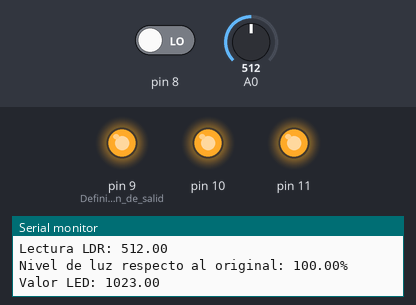
Simulated run of this sketch. Board: Arduino Uno, built with avr-gcc and run on an emulated ATmega328P. On the bench: output pins drawn as LEDs (lit = HIGH), the last lines printed to the serial monitor. Inputs (shaded band) come from the test bench; at power-on: A0 = 512, pin 8 LOW.

Above: at 1.2 s.
1.3 s: A0 set to 0
At 2.5 s:
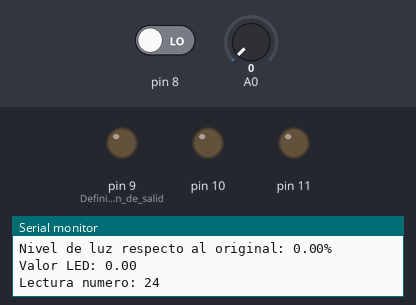
2.9 s: A0 set to 122
At 3.6 s:
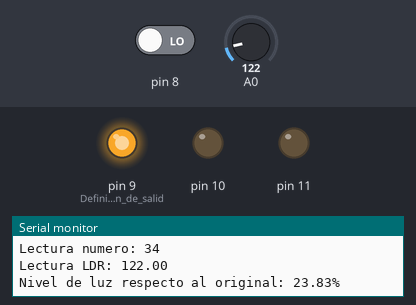
4.5 s: pin 8 driven HIGH
At 5.3 s:
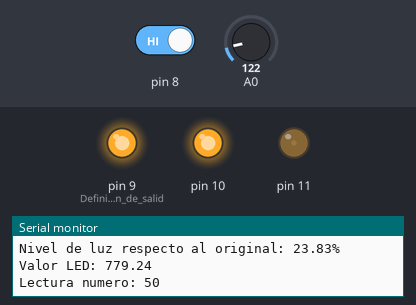
6.0 s: A0 set to 136
At 7.2 s:
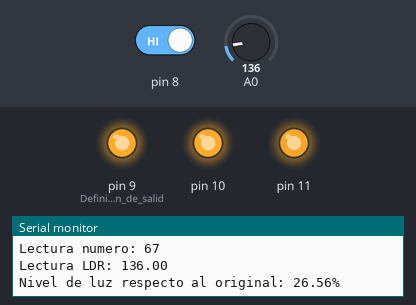
7.7 s: A0 set to 306
At 8.6 s:
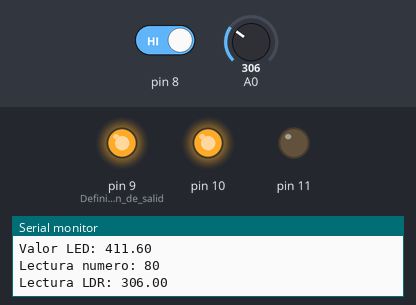
9.3 s: A0 set to 345
At 10.0 s:
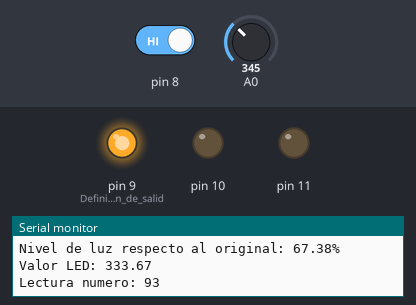
Timing chart, 0 to 11.9 s (numbered marks = the images above; inputs shaded):
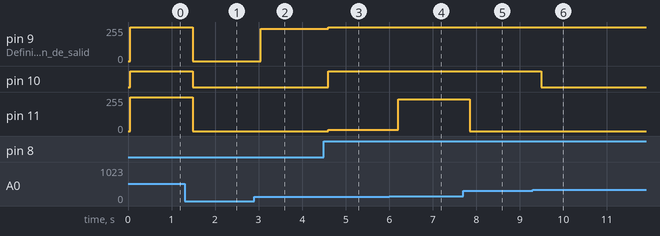

Measured:
- the behaviour switches between 127 and 128 on A0 (found by bisection; images 3 and 4)
- the behaviour switches between 337 and 338 on A0 (found by bisection; images 5 and 6)
- after the input at 1.3 s, pin 9 (Definimos_un_pin_de_salid), pin 11: 255/255 → 0/255 after 0.18 s; pin 10: HIGH → LOW after 0.18 s
- after the input at 2.9 s, pin 9 (Definimos_un_pin_de_salid): 0/255 → 243/255 after 0.15 s
- after the input at 4.5 s, pin 9 (Definimos_un_pin_de_salid): 243/255 → 255/255 after 0.09 s; pin 10: LOW → HIGH after 0.09 s; pin 11: 0/255 → 11/255 after 0.09 s
- after the input at 6.0 s, pin 11: 11/255 → 239/255 after 0.21 s
- after the input at 7.7 s, pin 11: 239/255 → 0/255 after 0.15 s
- after the input at 9.3 s, pin 10: HIGH → LOW after 0.19 s

The sketch:

Graduar_nivel_de_luz_de_3_LEDs_con_LDR.ino
```cpp
//Usando un LDR haremos que 3 LEDs graduen su nivel de brillo en funcion de la luz del ambiente

//A continuacion se declararan las variables que se usaran durante la ejecucion del programa. "int" para enteros, "float" para reales, etc
int n;                  //Numero de repeticiones que hace la placa en el "void loop"
float valor_inicial;    //Primera lectura procedente del LDR. Se usara para que los LEDs graduen su brillo desde el minimo al maximo posibles
float lecturaLDR;       //Dato proveniente del LDR en el "void loop"
float nivel_luz;        //Proporcion de luz actual con respecto al nivel original, conocido gracias a la variable "valor_inicial"
float luz;              //Intensidad de brillo con el que se encenderan los LEDs
int comportamiento;     //Indica lo que hara la placa. Si comportamiento=0, a mayor luz, mayor intensidad de brillo en los LEDs, si comportamiento=1, a mayor luz, menor intensidad de brillo en los LEDs
int estado;             //Estado en el que se encuentra el boton. Si es 0, o LOW, esta abierto, si es 1, o HIGH, esta cerrado
int estadoAnterior=LOW; //Estado anterior del boton. El estado siguiente a este, corresponde con la variable "estado"

void setup() {
  // put your setup code here, to run once:
  Serial.begin(9600); //Iniciamos una pantalla en donde se mostraran los datos que elijamos recopilar desde el puerto USB
  valor_inicial=analogRead(0); //Hace una primera lectura en el pin A0
  Serial.println(valor_inicial); //Imprime por pantalla el valor de esta variable, y despues hace un salto de linea
  pinMode(9, OUTPUT); //Definimos un pin de salida
  pinMode(10, OUTPUT);
  pinMode(11, OUTPUT);
  pinMode(8, INPUT);
  n=0; //Asignamos a esta variable un valor
  comportamiento=0;
}

void loop() {
  // put your main code here, to run repeatedly:
lecturaLDR=analogRead(0); //Asignamos a esta variable la lectura en el pin A0
nivel_luz=lecturaLDR/valor_inicial; //Asignamos en esta variable el resultado de esta operacion
n=n+1;

Serial.print("Lectura numero: ");Serial.println(n);Serial.print("Lectura LDR: ");Serial.println(lecturaLDR);Serial.print("Nivel de luz respecto al original: ");Serial.print(nivel_luz*100);Serial.println("%");Serial.print("Valor LED: ");Serial.println(luz);Serial.println("");

//Importante recordar en los esquemas "if" poner las condiciones entre parentesis"()", y lo que pasa cuando ocurren, entre llaves"{}"
if (nivel_luz>=1) //Si la lectura del LDR es superior a la original, se considerara un nivel de luz maximo
  {
    nivel_luz=1;
  }
if (nivel_luz<=0) //Si la lectura del LDR es inferior a la original, se considerara un nivel de luz minimo
  {
    nivel_luz=0;
  }

estado=digitalRead(8); //Asignamos a esta variable la lectura en el pin 8
if (estado==HIGH and estadoAnterior==LOW) //Si se cierra el circuito con el boton, y antes estaba abierto, hara la siguiente operacion
  {
    comportamiento=1-comportamiento;
  delay(20); //La placa no hara nada durante 20 milisegundos, por lo que se anulara el efecto del rebote en el boton
  }
estadoAnterior=estado;

if (comportamiento==0) //Comportamiento de la placa cuando comportamiento=0
{
luz=1023*(nivel_luz);
if (nivel_luz>=0 and nivel_luz<0.33)
  {
    analogWrite(9, luz);
    analogWrite(10, LOW);
    analogWrite(11, LOW);
  }
if (nivel_luz>=0.33 and nivel_luz<0.66)
  {
    analogWrite(9, luz);
    analogWrite(10, luz);
    analogWrite(11, LOW);
  }
if (nivel_luz>=0.66 and nivel_luz<=1)
  {
    analogWrite(9, luz);
    analogWrite(10, luz);
    analogWrite(11, luz);
  }
}

if (comportamiento==1) //Comportamiento de la placa cuando comportamiento=1
{
luz=1023*(1-nivel_luz);

if (nivel_luz>=0 and nivel_luz<0.33)
  {
    analogWrite(9, luz);
    analogWrite(10, luz);
    analogWrite(11, luz);
  }
if (nivel_luz>=0.33 and nivel_luz<0.66)
  {
    analogWrite(9, luz);
    analogWrite(10, luz);
    analogWrite(11, LOW);
  }
if (nivel_luz>=0.66 and nivel_luz<=1)
  {
    analogWrite(9, luz);
    analogWrite(10, LOW);
    analogWrite(11, LOW);
  }
}
//delay(1000); //Util para tomar datos
}
```
